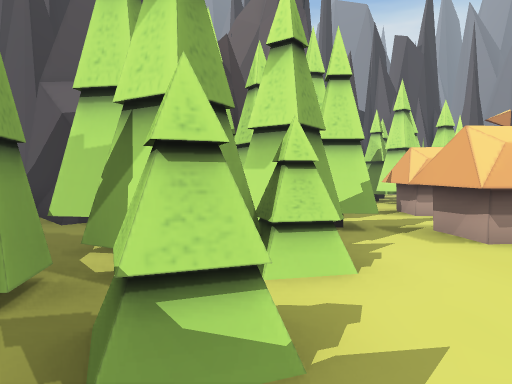
[1] (above)

24 first-person views from a walk through a 3-D level made in the Unity game engine. The camera is 1.5 m above the floor, tilts 2° down and sees 70° across. The floor is counted in squares, 2 m on a side. Each view is taken from the middle of a square. On the plan, view 1 faces up. The plan holds only what a view shows up to about 11 squares ahead; the rest is blank. The place goes on beyond the plan.

[2]
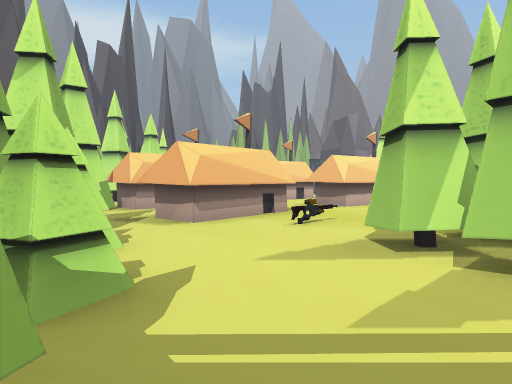

[3]
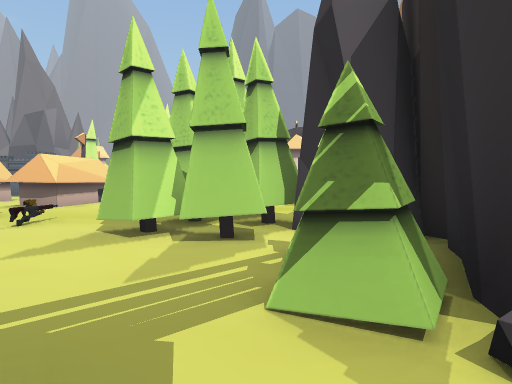

[4]
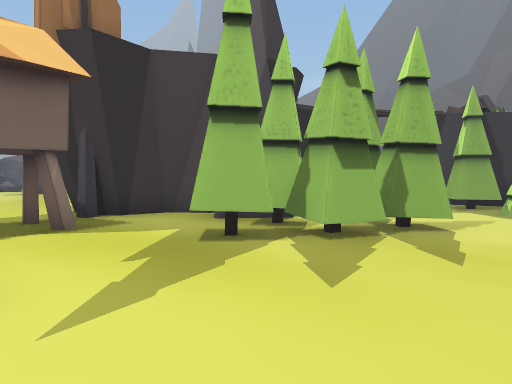

[5]
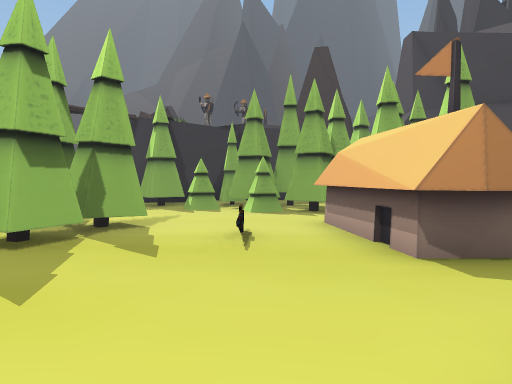

[6]
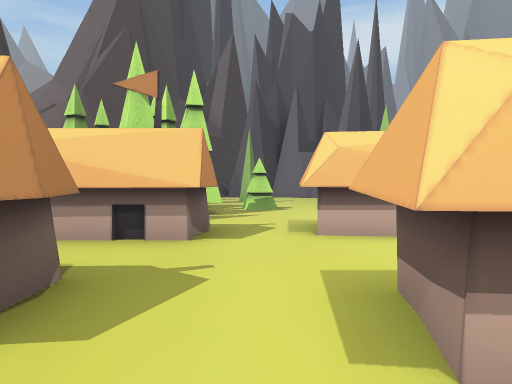

[7]
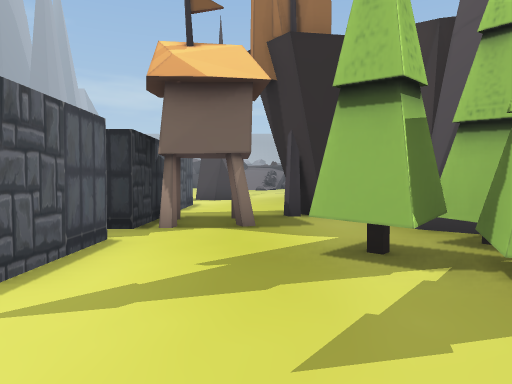

[8]
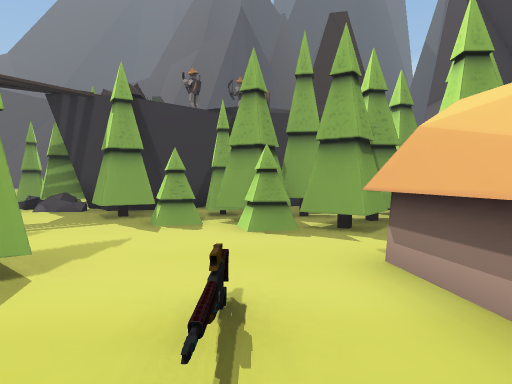

[9]
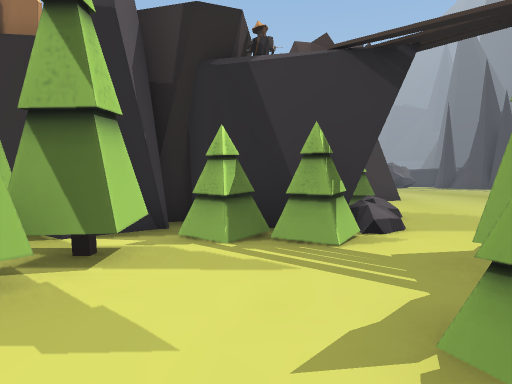

[10]
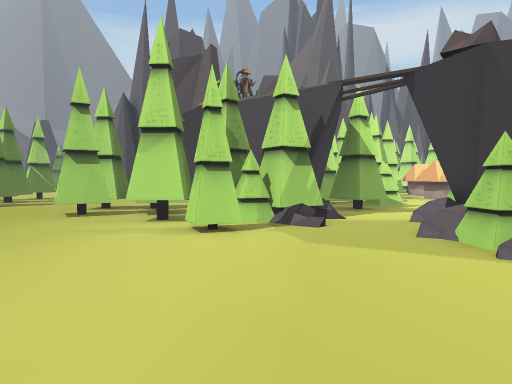

[11]
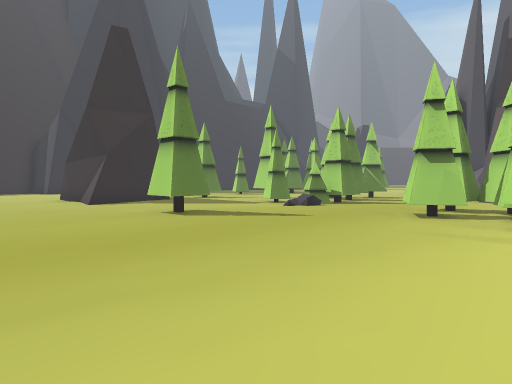

[12]
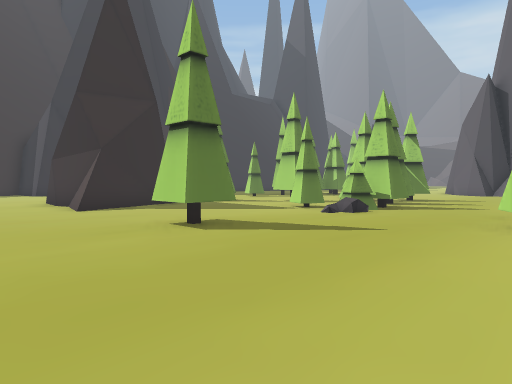

[13]
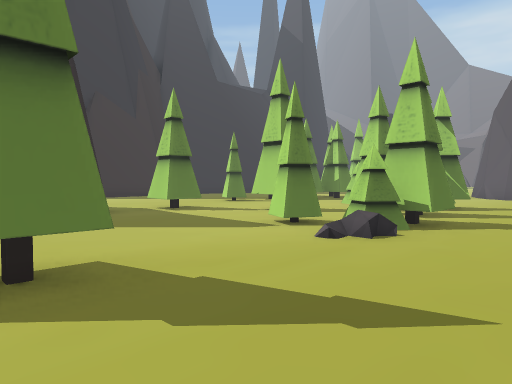

[14]
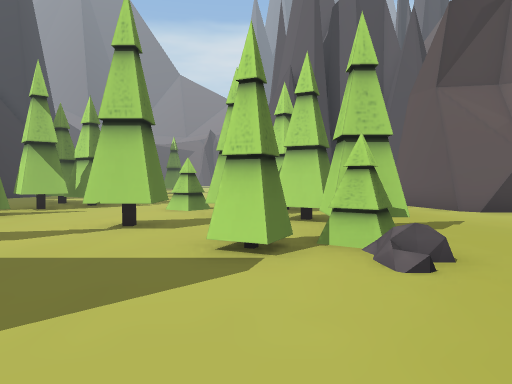

[15]
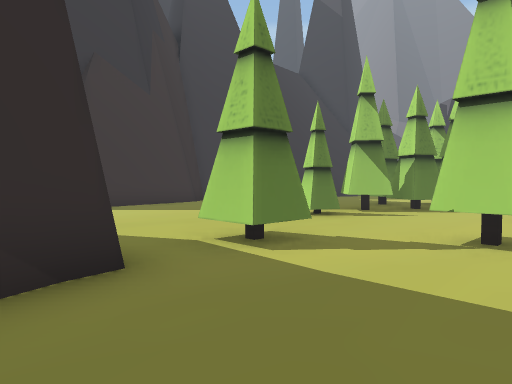

[16]
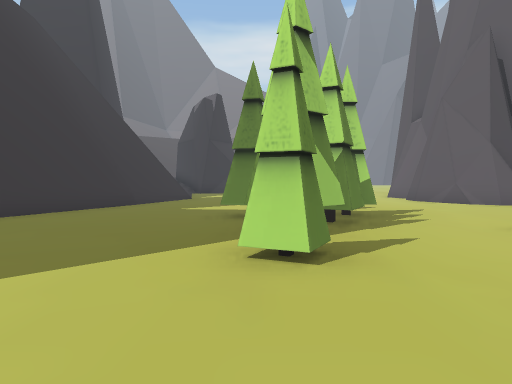

[17]
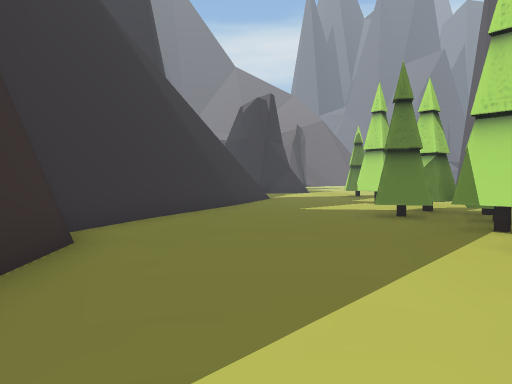

[18]
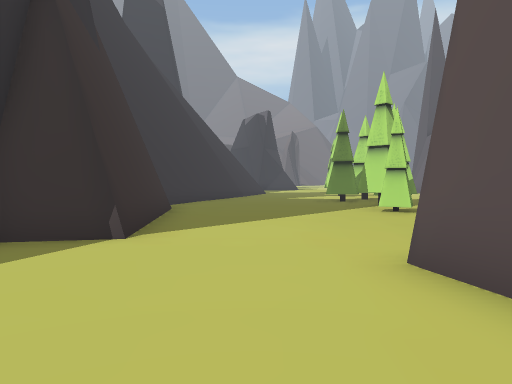

[19]
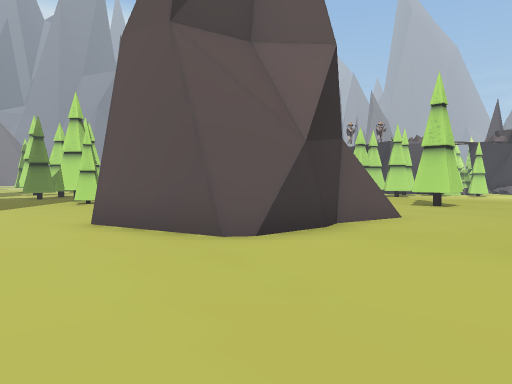

[20]
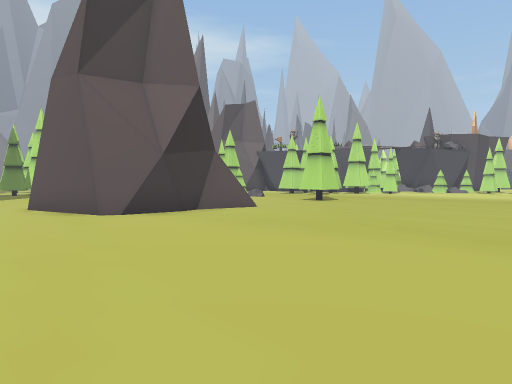

[21]
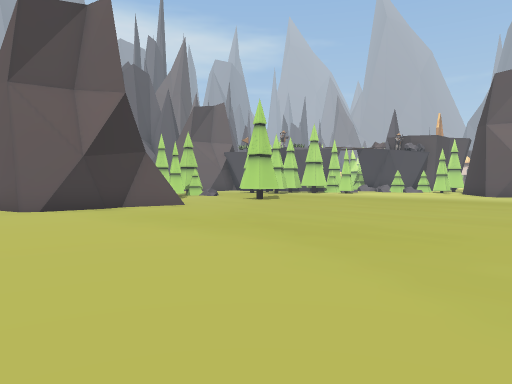

[22]
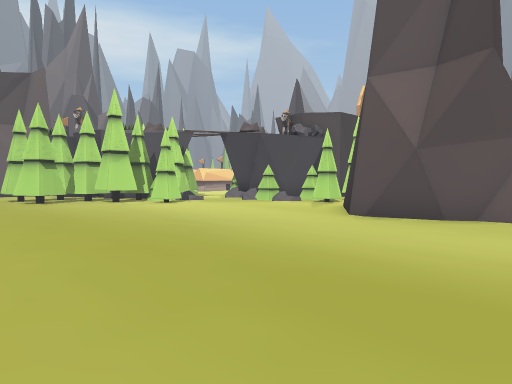

[23]
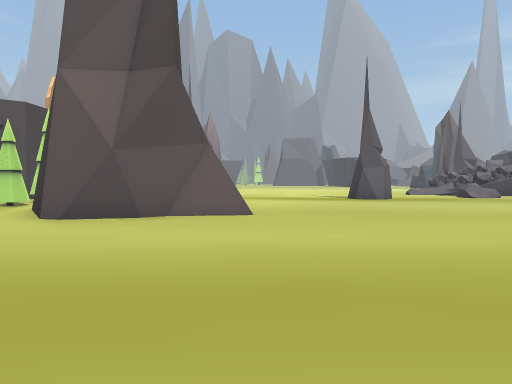

[24]
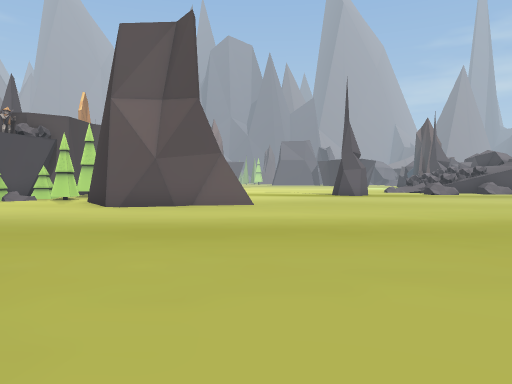

### Floor plan
Key: @ floor where view 1 was taken; # wall or solid block; . floor; T tree; R rock; H house; O other object.
Columns run from 24 left of view 1 to 9 right of it. Each row starts with its distance up from view 1.
 11  #...TT ....#               T T..
 10 ##...........            RR..T...
  9 #.....T.....               ..T..HH
  8 #....TTT......     ##  T T.HHHH.HH
  7 .....TTT... ..  #   # TTTT.. .....
  6 ......T.... .. .#    #TTTT.. H....
  5 .....#T..T.TT...##     TTT.HHH..HH
  4 .....T....TT.....   ###TT..H....HH
  3 #...........T....   # TTT...O.....
  2 #........T......... ##TTT.........
  1 #...........TT..TT.  #TTT..#......
  0 #......T...TT...TTT  #TT@..TTT...#
 -1 ................TTTT##....TTTTT..#
 -2 ....#  #........T.TTTT.#TTT##.....
 -3 ....#  #...........T.O..O###R..H.#
 -4  ...####....T......T...O  ###..H.#
 -5  ......................T    ###...
 -6  ......................O       ..#
 -7  ......................T      ...#
 -8  .......................      ...
 -9  ....................##       ..
-10  ...................##        ..
-11  ...................##
-12  ....................#
-13   ...................#
-14   ....    ...............
-15            ..............
-16             .............
-17               ...........
-18                ..........
-19                  ........
-20                   .......
-21                     .. ..

Where each view was taken, in squares from view 1:
view 1: 0 up, 0 right, facing up
view 2: 1 down, 1 left, facing up-right
view 3: 1 down, 2 left, facing right
view 4: 3 up, 9 right, facing down-left
view 5: 3 up, 9 right, facing left
view 6: 3 up, 7 right, facing up
view 7: 3 up, 7 right, facing down
view 8: 3 up, 6 right, facing left
view 9: 3 up, 1 right, facing down
view 10: 9 down, 4 left, facing up
view 11: 9 down, 5 left, facing up-left
view 12: 8 down, 7 left, facing up-left
view 13: 5 down, 9 left, facing up-left
view 14: 4 down, 13 left, facing up
view 15: 3 down, 14 left, facing up-left
view 16: 0 up, 19 left, facing up
view 17: 0 up, 22 left, facing up
view 18: 5 down, 22 left, facing up
view 19: 8 down, 23 left, facing up-right
view 20: 12 down, 23 left, facing up-right
view 21: 14 down, 22 left, facing up-right
view 22: 14 down, 11 left, facing up-right
view 23: 14 down, 11 left, facing right
view 24: 14 down, 14 left, facing right
